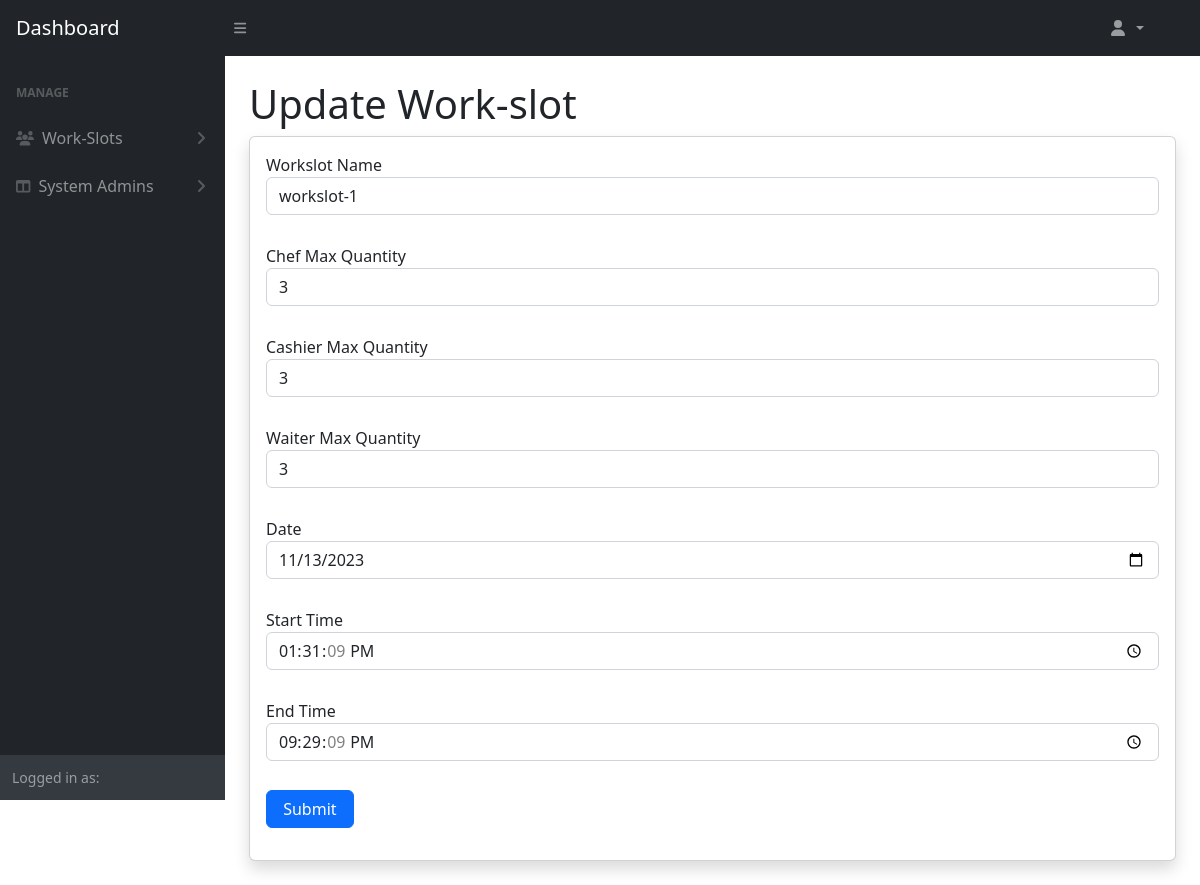
Screenshot of /Boundary/UpdateWorkslotPage.php?id=2 with the database file from the repository.
### tables this page shows
CREATE TABLE `workslot` (
  `workslot_id` int(11) NOT NULL,
  `workslot_name` varchar(255) NOT NULL,
  `chef_max_qty` int(11) DEFAULT NULL CHECK (`chef_max_qty` > 1),
  `cashier_max_qty` int(11) DEFAULT NULL CHECK (`cashier_max_qty` > 1),
  `waiter_max_qty` int(11) DEFAULT NULL CHECK (`waiter_max_qty` > 1),
  `chef_current_qty` int(11) NOT NULL DEFAULT 0,
  `cashier_current_qty` int(11) NOT NULL DEFAULT 0,
  `waiter_current_qty` int(11) NOT NULL DEFAULT 0,
  `workslot_date` date NOT NULL,
  `start_time` time NOT NULL,
  `end_time` time NOT NULL
);

### Entity/Workslot.php (called while the page is built, shortened)
<?php
class Workslot {
    public function getWorkslotById($id) {
        $DAO = new DAO();
        $connection = $DAO->get_connection();
        $sql = "SELECT `workslot_id`, `workslot_name`, `chef_max_qty`, `cashier_max_qty`, `waiter_max_qty`,
                `chef_current_qty`, `cashier_current_qty`, `waiter_current_qty`, `workslot_date`, `start_time`, `end_time`
                FROM `workslot` WHERE `workslot`.`workslot_id` = $id";
        return $connection->query($sql);
    }
}
?>

### Controller/CafeOwnerUpdateWorkslotController.php (called while the page is built, shortened)
<?php
include_once "../Entity/Workslot.php";
class CafeOwnerUpdateWorkslotController {
    public function getWorkslotById($workslotId) {
        $workslot = new Workslot();
        return $workslot->getWorkslotById($workslotId);
    }
}
?>

### Boundary/UpdateWorkslotPage.php (the view, shortened to what this page needs)
<?php
include_once "../Controller/CafeOwnerUpdateWorkslotController.php";
$updateWorkslotController = new CafeOwnerUpdateWorkslotController();
$workslotToUpdate = ($updateWorkslotController->getWorkslotById($_GET['id']))->fetch_assoc();
?>
<body class="sb-nav-fixed">
    <?php require "CafeOwnerNav.php";?>
    <div id="layoutSidenav_content">
        <main>
        <div class="container-fluid px-4">
        <h1 class="mt-4">Update Work-slot</h1>
    <div class="card shadow mb-4">
        <div class="card-body">
            <form action="" method="post" enctype="multipart/form-data" >
                <div class='form-group'>
                    <label>Workslot Name</label>
                    <input type='text' name='workslot_name' value="<?php echo $workslotToUpdate['workslot_name']; ?>" id='workslot_name' placeholder="Enter Workslot Name" class='form-control' required/>
                </div>
                <br/>
                <div class='form-group'>
                    <label>Chef Max Quantity</label>
                    <input type='number' name='chef_max_qty' value="<?php echo $workslotToUpdate['chef_max_qty']; ?>" id='chef_max_qty' placeholder="Enter Chef Max Quantity" class='form-control' required/>
                </div>
                <br/>
                <div class='form-group'>
                    <label>Cashier Max Quantity</label>
                    <input type='number' name='cashier_max_qty' value="<?php echo $workslotToUpdate['cashier_max_qty']; ?>" id='cashier_max_qty' placeholder="Enter Cashier Max Quantity" class='form-control' required/>
                </div>
                <br/>
                <div class='form-group'>
                    <label>Waiter Max Quantity</label>
                    <input type='number' name='waiter_max_qty' value="<?php echo $workslotToUpdate['waiter_max_qty']; ?>" id='waiter_max_qty' placeholder="Enter Waiter Max Quantity" class='form-control' required/>
                </div>
                <br/>
                <div class='form-group'>
                    <label>Date</label>
                    <input type='date' name='date' value="<?php echo $workslotToUpdate['workslot_date']; ?>" id='date' placeholder="Enter Date" class='form-control' required/>
                </div>
                <br/>
                <div class='form-group'>
                    <label>Start Time</label>
                    <input type='time' name='start_time' value="<?php echo $workslotToUpdate['start_time']; ?>" id='start_time' placeholder="Enter Start Time" class='form-control' required/>
                </div>
                <br/>
                <div class='form-group'>
                    <label>End Time</label>
                    <input type='time' name='end_time' value="<?php echo $workslotToUpdate['end_time']; ?>" id='end_time' placeholder="Enter End Time" class='form-control' required/>
                </div>
                <br/>
                <input type='submit' name='submit' class='btn btn-primary' value=' Submit ' />
            </form>
        </div>
    </div>
    </div>
        </main>
    </div>
</body>

### rows the page displays
workslot: workslot_name "workslot-1", chef_max_qty "3", cashier_max_qty "3", waiter_max_qty "3", date "11/13/2023", start_time "13:31:09", end_time "21:29:09"
